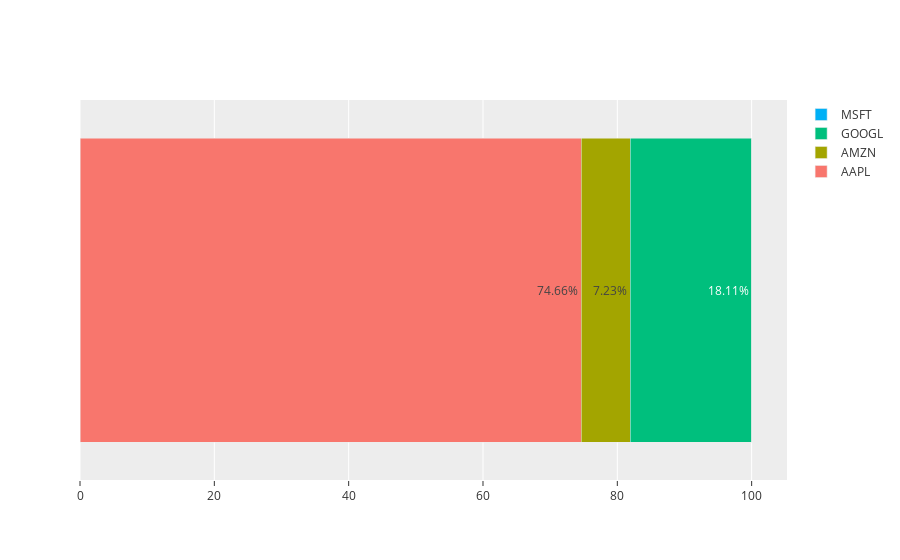

This figure's notebook cell:
### Code cell
fig = go.Figure()
fig.add_trace(go.Bar(x=[opt_weight[0]],name=log_rets.columns[0],
                     text=str(opt_weight[0])+'%',textposition='auto'))
fig.add_trace(go.Bar(x=[opt_weight[1]],name=log_rets.columns[1],
                     text=str(opt_weight[1])+'%',textposition='auto'))
fig.add_trace(go.Bar(x=[opt_weight[2]],name=log_rets.columns[2],
                     text=str(opt_weight[2])+'%',textposition='auto'))
fig.add_trace(go.Bar(x=[opt_weight[3]],name=log_rets.columns[3],
                     text=str(opt_weight[3])+'%',textposition='auto'))

fig.update_layout(barmode='stack',template='ggplot2',
                  yaxis={'visible': False, 'showticklabels': False})

### Figure 1 — Plotly figure (JSON) as saved in the notebook; plotly's stock layout.template omitted (floating-point values rounded to 4 significant figures)
{"data": [{"name": "AAPL", "text": "74.66%", "textposition": "auto", "type": "bar", "x": [74.66]}, {"name": "AMZN", "text": "7.23%", "textposition": "auto", "type": "bar", "x": [7.23]}, {"name": "GOOGL", "text": "18.11%", "textposition": "auto", "type": "bar", "x": [18.11]}, {"name": "MSFT", "text": "0.0%", "textposition": "auto", "type": "bar", "x": [0]}], "layout": {"autosize": true, "barmode": "stack", "xaxis": {"autorange": true, "range": [0, 105.3], "type": "linear"}, "yaxis": {"autorange": true, "range": [-0.5, 0.5], "showticklabels": false, "visible": false}}}
